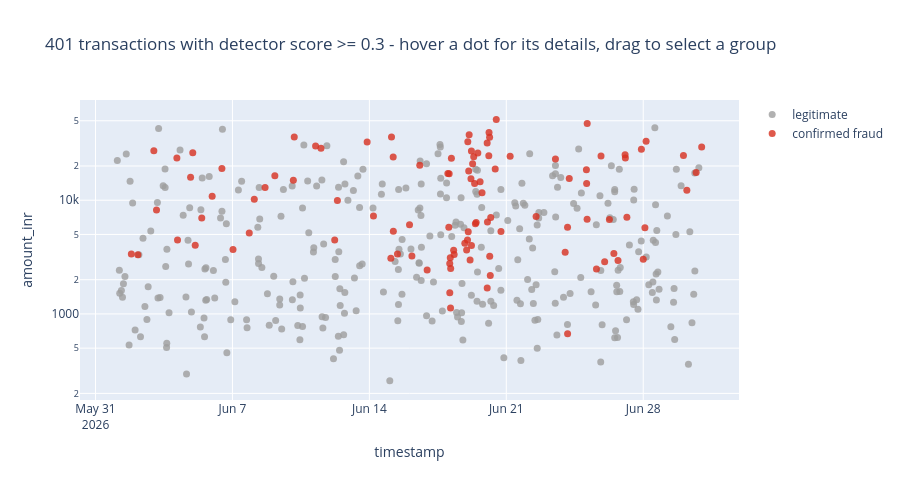
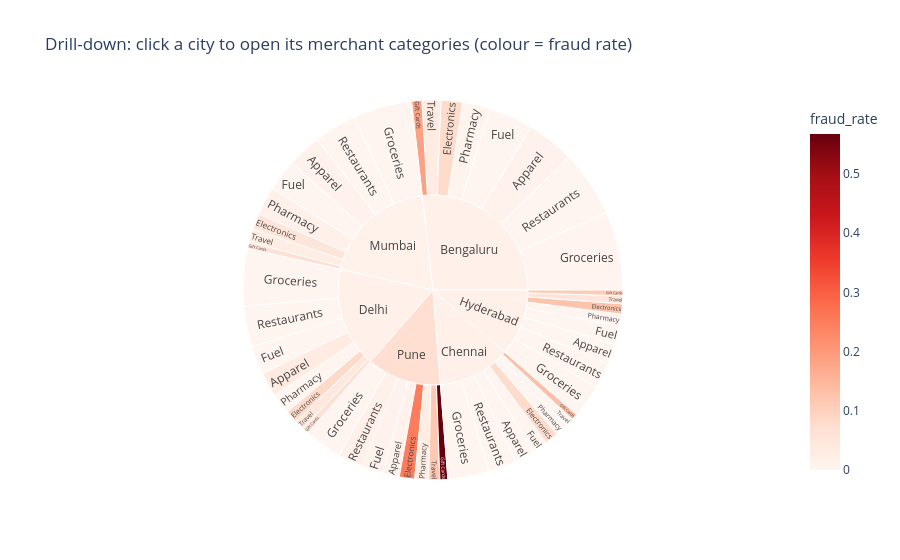

The notebook cell these images were saved under, in order:
### Markdown cell above
## Task 5 — An Interactive Tool for the Investigators (Request #5)

**Real-world usage:** Investigators triage flagged cases themselves with zoom, filter and hover-for-details.

**Why this technique:** **Details-on-demand / tooltips** (Slides 22–23), **dynamic queries** (Slide 15) and **drill-down**
(Slide 24) — Shneiderman's mantra as an actual tool.

**TODO:**
1. Interactive scatter (plotly) of all transactions with `detector_score >= 0.3`: x = timestamp, y = amount (log),
   colour = `label`, with a tooltip showing txn_id, customer, city, category, distance and score. Set `dragmode="select"`.
2. Interactive **sunburst** for drill-down: city → merchant category, sized by transaction count, coloured by fraud rate.

### Code cell
# TODO 1: interactive triage scatter with details-on-demand tooltips
flagged = tx[tx.detector_score >= 0.3].copy()
fig1 = px.scatter(
    flagged, x="timestamp", y="amount_inr", color="label", log_y=True,
    color_discrete_map={"confirmed fraud": "#d7301f", "legitimate": "#9e9e9e"},
    hover_data={"txn_id": True, "customer_id": True, "city": True, "merchant_category": True,
                "distance_from_home_km": ":.0f", "detector_score": ":.3f",
                "timestamp": False, "amount_inr": ":,.0f", "label": False},
    title=f"{len(flagged)} transactions with detector score >= 0.3 - hover a dot for its details, "
          f"drag to select a group",
)
fig1.update_traces(marker=dict(size=7, opacity=0.8))
fig1.update_layout(dragmode="select", height=480, legend_title_text="")
fig1.show()

# TODO 2: drill-down sunburst city -> merchant category, sized by count, coloured by fraud rate
sb = (tx.groupby(["city", "merchant_category"])
        .agg(n=("txn_id", "size"), fraud=("is_fraud", "sum")).reset_index())
sb["fraud_rate"] = sb.fraud / sb.n
fig2 = px.sunburst(sb, path=["city", "merchant_category"], values="n", color="fraud_rate",
                   color_continuous_scale="Reds", hover_data={"fraud": True},
                   title="Drill-down: click a city to open its merchant categories (colour = fraud rate)")
fig2.update_layout(height=560)
fig2.show()

print(f"{len(flagged)} flagged for triage; {flagged.is_fraud.sum()} of them are confirmed fraud "
      f"({flagged.is_fraud.sum()/tx.is_fraud.sum():.0%} of all fraud)")
print("Highest fraud-rate city x category cells:")
print(sb.sort_values("fraud_rate", ascending=False).head(5)
        .assign(fraud_rate=lambda d: (d.fraud_rate * 100).round(1)).to_string(index=False))

### Figure 1 — Plotly figure (JSON) as saved in the notebook; plotly's stock layout.template omitted (floating-point values rounded to 4 significant figures; data arrays with more than 128 entries replaced by an {"elided": "..."} marker saying what was removed)
{"data": [{"customdata": {"elided": "297x7 mixed values"}, "hovertemplate": "amount_inr=%{y:,.0f}<br>txn_id=%{customdata[0]}<br>customer_id=%{customdata[1]}<br>city=%{customdata[2]}<br>merchant_category=%{customdata[3]}<br>distance_from_home_km=%{customdata[4]:.0f}<br>detector_score=%{customdata[5]:.3f}<extra></extra>", "legendgroup": "legitimate", "marker": {"color": "#9e9e9e", "opacity": 0.8, "size": 7, "symbol": "circle"}, "mode": "markers", "name": "legitimate", "orientation": "v", "showlegend": true, "type": "scatter", "x": {"elided": "297 str values"}, "xaxis": "x", "y": {"elided": "297 float values"}, "yaxis": "y"}, {"customdata": {"elided": "104x7 mixed values"}, "hovertemplate": "amount_inr=%{y:,.0f}<br>txn_id=%{customdata[0]}<br>customer_id=%{customdata[1]}<br>city=%{customdata[2]}<br>merchant_category=%{customdata[3]}<br>distance_from_home_km=%{customdata[4]:.0f}<br>detector_score=%{customdata[5]:.3f}<extra></extra>", "legendgroup": "confirmed fraud", "marker": {"color": "#d7301f", "opacity": 0.8, "size": 7, "symbol": "circle"}, "mode": "markers", "name": "confirmed fraud", "orientation": "v", "showlegend": true, "type": "scatter", "x": ["2026-06-01T19:58:00.000000000", "2026-06-02T04:00:00.000000000", "2026-06-02T23:35:00.000000000", "2026-06-03T02:50:00.000000000", "2026-06-04T03:50:00.000000000", "2026-06-04T04:37:00.000000000", "2026-06-04T20:39:00.000000000", "2026-06-04T23:20:00.000000000", "2026-06-05T02:20:00.000000000", "2026-06-05T10:21:00.000000000", "2026-06-05T23:08:00.000000000", "2026-06-06T11:04:00.000000000", "2026-06-07T00:43:00.000000000", "2026-06-07T20:38:00.000000000", "2026-06-08T02:48:00.000000000", "2026-06-08T16:02:00.000000000", "2026-06-09T04:02:00.000000000", "2026-06-10T02:44:00.000000000", "2026-06-10T03:50:00.000000000", "2026-06-11T06:01:00.000000000", "2026-06-11T12:38:00.000000000", "2026-06-12T05:28:00.000000000", "2026-06-12T08:46:00.000000000", "2026-06-13T21:16:00.000000000", "2026-06-14T05:02:00.000000000", "2026-06-15T02:22:00.000000000", "2026-06-15T03:10:00.000000000", "2026-06-15T05:24:00.000000000", "2026-06-15T05:14:00.000000000", "2026-06-15T10:29:00.000000000", "2026-06-16T01:16:00.000000000", "2026-06-16T04:13:00.000000000", "2026-06-16T13:50:00.000000000", "2026-06-16T22:54:00.000000000", "2026-06-18T00:19:00.000000000", "2026-06-18T01:55:00.000000000", "2026-06-18T01:28:00.000000000", "2026-06-18T02:37:00.000000000", "2026-06-18T02:40:00.000000000", "2026-06-18T03:45:00.000000000", "2026-06-18T03:16:00.000000000", "2026-06-18T03:36:00.000000000", "2026-06-18T04:39:00.000000000", "2026-06-18T07:24:00.000000000", "2026-06-18T08:02:00.000000000", "2026-06-18T21:07:00.000000000", "2026-06-18T23:20:00.000000000", "2026-06-19T00:47:00.000000000", "2026-06-19T00:25:00.000000000", "2026-06-19T01:53:00.000000000", "2026-06-19T01:19:00.000000000", "2026-06-19T02:26:00.000000000", "2026-06-19T03:35:00.000000000", "2026-06-19T04:38:00.000000000", "2026-06-19T05:17:00.000000000", "2026-06-19T05:13:00.000000000", "2026-06-19T06:41:00.000000000", "2026-06-19T08:02:00.000000000", "2026-06-19T09:08:00.000000000", "2026-06-19T10:04:00.000000000", "2026-06-19T11:01:00.000000000", "2026-06-19T13:04:00.000000000", "2026-06-19T15:52:00.000000000", "2026-06-19T18:14:00.000000000", "2026-06-20T00:35:00.000000000", "2026-06-20T00:32:00.000000000", "2026-06-20T00:53:00.000000000", "2026-06-20T02:33:00.000000000", "2026-06-20T02:49:00.000000000", "2026-06-20T03:41:00.000000000", "2026-06-20T03:32:00.000000000", "2026-06-20T04:21:00.000000000", "2026-06-20T04:55:00.000000000", "2026-06-20T10:24:00.000000000", "2026-06-20T11:41:00.000000000", "2026-06-20T17:29:00.000000000", "2026-06-21T04:44:00.000000000", "2026-06-22T12:34:00.000000000", "2026-06-23T12:18:00.000000000", "2026-06-24T00:14:00.000000000", "2026-06-24T03:13:00.000000000", "2026-06-24T03:09:00.000000000", "2026-06-24T05:16:00.000000000", "2026-06-25T02:18:00.000000000", "2026-06-25T02:35:00.000000000", "2026-06-25T03:16:00.000000000", "2026-06-25T03:10:00.000000000", "2026-06-25T14:37:00.000000000", "2026-06-25T20:14:00.000000000", "2026-06-26T00:41:00.000000000", "2026-06-26T06:30:00.000000000", "2026-06-26T11:59:00.000000000", "2026-06-26T17:05:00.000000000", "2026-06-27T01:45:00.000000000", "2026-06-27T02:06:00.000000000", "2026-06-27T03:57:00.000000000", "2026-06-27T21:46:00.000000000", "2026-06-28T00:02:00.000000000", "2026-06-28T02:05:00.000000000", "2026-06-28T03:32:00.000000000", "2026-06-30T01:21:00.000000000", "2026-06-30T05:32:00.000000000", "2026-06-30T16:57:00.000000000", "2026-06-30T23:43:00.000000000"], "xaxis": "x", "y": [3369.0, 3309.0, 27170.0, 8198.0, 23460.0, 4462.0, 15920.0, 26220.0, 4015.0, 6960.0, 10830.0, 19060.0, 3682.0, 5160.0, 10220.0, 12970.0, 16400.0, 14980.0, 35900.0, 30060.0, 28720.0, 4474.0, 9949.0, 32550.0, 7277.0, 3087.0, 36030.0, 5347.0, 24060.0, 3368.0, 6090.0, 3227.0, 20360.0, 2430.0, 17180.0, 17050.0, 5772.0, 2771.0, 1535.0, 2505.0, 3126.0, 1126.0, 23420.0, 3630.0, 3339.0, 4182.0, 3649.0, 32690.0, 4465.0, 18120.0, 5278.0, 37680.0, 2976.0, 15420.0, 3996.0, 27060.0, 20980.0, 24100.0, 14010.0, 6209.0, 6379.0, 26010.0, 14520.0, 11610.0, 1689.0, 31880.0, 6432.0, 24600.0, 39340.0, 3214.0, 35840.0, 2172.0, 7066.0, 18840.0, 51420.0, 5302.0, 24350.0, 7206.0, 23100.0, 3488.0, 669.0, 5780.0, 15530.0, 18560.0, 14060.0, 47260.0, 6795.0, 2487.0, 24490.0, 2877.0, 6783.0, 3393.0, 2957.0, 25150.0, 23470.0, 7094.0, 28090.0, 3029.0, 5717.0, 33020.0, 24690.0, 12260.0, 17500.0, 29450.0], "yaxis": "y"}], "layout": {"dragmode": "select", "height": 480, "legend": {"title": {"text": ""}, "tracegroupgap": 0}, "title": {"text": "401 transactions with detector score >= 0.3 - hover a dot for its details, drag to select a group"}, "xaxis": {"anchor": "y", "domain": [0.0, 1.0], "title": {"text": "timestamp"}}, "yaxis": {"anchor": "x", "domain": [0.0, 1.0], "title": {"text": "amount_inr"}, "type": "log"}}}

### Figure 2 — Plotly figure (JSON) as saved in the notebook; plotly's stock layout.template omitted (floating-point values rounded to 4 significant figures)
{"data": [{"branchvalues": "total", "customdata": [["2", 0.008929], ["8", 0.07921], ["0", 0.0], ["9", 0.1875], ["1", 0.00271], ["1", 0.007752], ["0", 0.0], ["3", 0.03371], ["0", 0.0], ["5", 0.07937], ["0", 0.0], ["4", 0.1333], ["0", 0.0], ["0", 0.0], ["0", 0.0], ["0", 0.0], ["4", 0.03478], ["5", 0.08333], ["0", 0.0], ["2", 0.06667], ["0", 0.0], ["0", 0.0], ["0", 0.0], ["2", 0.04255], ["0", 0.0], ["6", 0.125], ["0", 0.0], ["3", 0.1111], ["0", 0.0], ["0", 0.0], ["0", 0.0], ["2", 0.05405], ["2", 0.01242], ["4", 0.05333], ["0", 0.0], ["2", 0.06667], ["0", 0.0], ["2", 0.01493], ["0", 0.0], ["2", 0.03175], ["1", 0.01282], ["18", 0.25], ["1", 0.01], ["21", 0.5676], ["0", 0.0], ["2", 0.03077], ["2", 0.01681], ["6", 0.1154], ["(?)", 0.01622], ["(?)", 0.01316], ["(?)", 0.0138], ["(?)", 0.01754], ["(?)", 0.01104], ["(?)", 0.07286]], "domain": {"x": [0.0, 1.0], "y": [0.0, 1.0]}, "hovertemplate": "labels=%{label}<br>n=%{value}<br>parent=%{parent}<br>id=%{id}<br>fraud=%{customdata[0]}<br>fraud_rate=%{color}<extra></extra>", "ids": ["Bengaluru/Apparel", "Bengaluru/Electronics", "Bengaluru/Fuel", "Bengaluru/Gift Cards", "Bengaluru/Groceries", "Bengaluru/Pharmacy", "Bengaluru/Restaurants", "Bengaluru/Travel", "Chennai/Apparel", "Chennai/Electronics", "Chennai/Fuel", "Chennai/Gift Cards", "Chennai/Groceries", "Chennai/Pharmacy", "Chennai/Restaurants", "Chennai/Travel", "Delhi/Apparel", "Delhi/Electronics", "Delhi/Fuel", "Delhi/Gift Cards", "Delhi/Groceries", "Delhi/Pharmacy", "Delhi/Restaurants", "Delhi/Travel", "Hyderabad/Apparel", "Hyderabad/Electronics", "Hyderabad/Fuel", "Hyderabad/Gift Cards", "Hyderabad/Groceries", "Hyderabad/Pharmacy", "Hyderabad/Restaurants", "Hyderabad/Travel", "Mumbai/Apparel", "Mumbai/Electronics", "Mumbai/Fuel", "Mumbai/Gift Cards", "Mumbai/Groceries", "Mumbai/Pharmacy", "Mumbai/Restaurants", "Mumbai/Travel", "Pune/Apparel", "Pune/Electronics", "Pune/Fuel", "Pune/Gift Cards", "Pune/Groceries", "Pune/Pharmacy", "Pune/Restaurants", "Pune/Travel", "Bengaluru", "Chennai", "Delhi", "Hyderabad", "Mumbai", "Pune"], "labels": ["Apparel", "Electronics", "Fuel", "Gift Cards", "Groceries", "Pharmacy", "Restaurants", "Travel", "Apparel", "Electronics", "Fuel", "Gift Cards", "Groceries", "Pharmacy", "Restaurants", "Travel", "Apparel", "Electronics", "Fuel", "Gift Cards", "Groceries", "Pharmacy", "Restaurants", "Travel", "Apparel", "Electronics", "Fuel", "Gift Cards", "Groceries", "Pharmacy", "Restaurants", "Travel", "Apparel", "Electronics", "Fuel", "Gift Cards", "Groceries", "Pharmacy", "Restaurants", "Travel", "Apparel", "Electronics", "Fuel", "Gift Cards", "Groceries", "Pharmacy", "Restaurants", "Travel", "Bengaluru", "Chennai", "Delhi", "Hyderabad", "Mumbai", "Pune"], "marker": {"coloraxis": "coloraxis", "colors": [0.008929, 0.07921, 0.0, 0.1875, 0.00271, 0.007752, 0.0, 0.03371, 0.0, 0.07937, 0.0, 0.1333, 0.0, 0.0, 0.0, 0.0, 0.03478, 0.08333, 0.0, 0.06667, 0.0, 0.0, 0.0, 0.04255, 0.0, 0.125, 0.0, 0.1111, 0.0, 0.0, 0.0, 0.05405, 0.01242, 0.05333, 0.0, 0.06667, 0.0, 0.01493, 0.0, 0.03175, 0.01282, 0.25, 0.01, 0.5676, 0.0, 0.03077, 0.01681, 0.1154, 0.01622, 0.01316, 0.0138, 0.01754, 0.01104, 0.07286]}, "name": "", "parents": ["Bengaluru", "Bengaluru", "Bengaluru", "Bengaluru", "Bengaluru", "Bengaluru", "Bengaluru", "Bengaluru", "Chennai", "Chennai", "Chennai", "Chennai", "Chennai", "Chennai", "Chennai", "Chennai", "Delhi", "Delhi", "Delhi", "Delhi", "Delhi", "Delhi", "Delhi", "Delhi", "Hyderabad", "Hyderabad", "Hyderabad", "Hyderabad", "Hyderabad", "Hyderabad", "Hyderabad", "Hyderabad", "Mumbai", "Mumbai", "Mumbai", "Mumbai", "Mumbai", "Mumbai", "Mumbai", "Mumbai", "Pune", "Pune", "Pune", "Pune", "Pune", "Pune", "Pune", "Pune", "", "", "", "", "", ""], "type": "sunburst", "values": [224.0, 101.0, 208.0, 48.0, 369.0, 129.0, 312.0, 89.0, 95.0, 63.0, 71.0, 30.0, 195.0, 57.0, 131.0, 42.0, 115.0, 60.0, 134.0, 30.0, 269.0, 96.0, 191.0, 47.0, 94.0, 48.0, 87.0, 27.0, 155.0, 57.0, 122.0, 37.0, 161.0, 75.0, 148.0, 30.0, 275.0, 134.0, 201.0, 63.0, 78.0, 72.0, 100.0, 37.0, 177.0, 65.0, 119.0, 52.0, 1480.0, 684.0, 942.0, 627.0, 1087.0, 700.0]}], "layout": {"coloraxis": {"autocolorscale": false, "colorbar": {"title": {"text": "fraud_rate"}}, "colorscale": [[0.0, "rgb(255,245,240)"], [0.125, "rgb(254,224,210)"], [0.25, "rgb(252,187,161)"], [0.375, "rgb(252,146,114)"], [0.5, "rgb(251,106,74)"], [0.625, "rgb(239,59,44)"], [0.75, "rgb(203,24,29)"], [0.875, "rgb(165,15,21)"], [1.0, "rgb(103,0,13)"]]}, "height": 560, "legend": {"tracegroupgap": 0}, "title": {"text": "Drill-down: click a city to open its merchant categories (colour = fraud rate)"}}}
